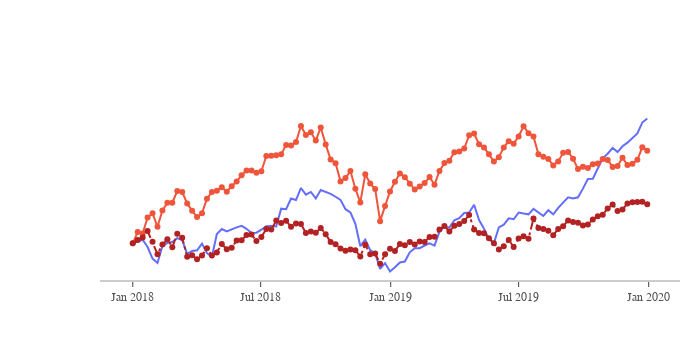

Source (notebook cell):
### Markdown cell above
## line plots

### Code cell
import plotly.graph_objects as go

df_stocks = px.data.stocks()
px.line(df_stocks, x='date', y='GOOG', labels={'x':'Date', 'y':'Price'})

px.line(df_stocks, x='date', y=['GOOG', 'AAPL'],
        labels={'x':'Date', 'y':'Price'}, title='Apple vs Google')

fig = go.Figure()
fig.add_trace(go.Scatter(x=df_stocks.date, y=df_stocks.AAPL,
                        mode='lines', name='Apple'))
fig.add_trace(go.Scatter(x=df_stocks.date, y=df_stocks.AMZN,
                        mode='lines+markers', name='Amazon'))
fig.add_trace(go.Scatter(x=df_stocks.date, y=df_stocks.GOOG,
                        mode='lines+markers', name='Google',
                        line=dict(color='firebrick', width=2,
                                 dash='dashdot')))

#fig.update_layout(title='Stock Price Data 2018 - 2020',
#                 xaxis_title='Price', yaxis_title='Date')

fig.update_layout(
    xaxis=dict(
        showline=True, showgrid=False, showticklabels=True,
        linecolor='rgb(204, 204, 204)',
        linewidth=2, ticks='outside', tickfont=dict(
            family='Arial', size=12, color='rgb(82, 82, 82)',
        ),
    ),
    yaxis=dict(
        showgrid=False, zeroline=False, showline=False,
        showticklabels=False),
    autosize=False,
    margin=dict(
        autoexpand=False, l=100, r=20, t=110, 
    ),
    showlegend=False, plot_bgcolor='white'
)
